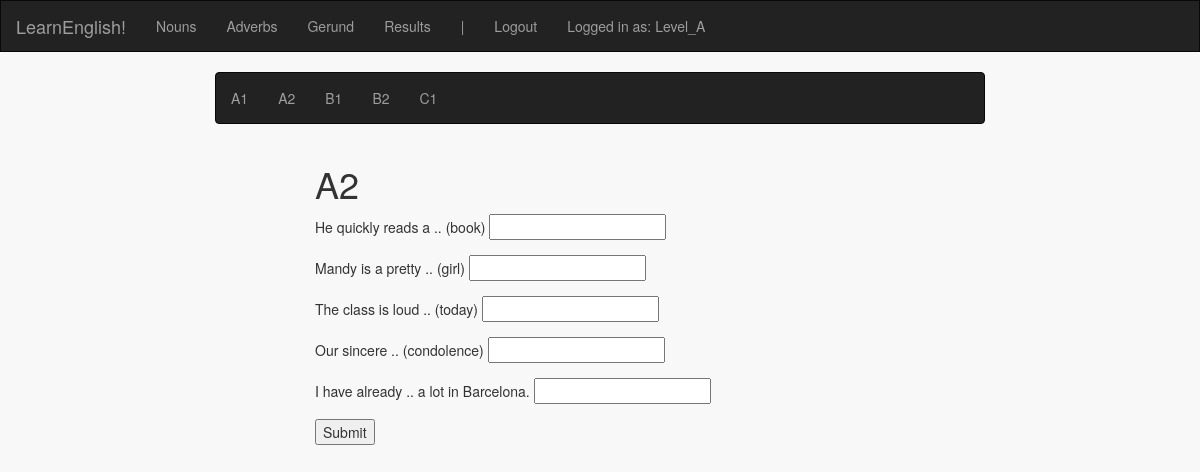
The app's page /nouns/A2 (signed in), older data.
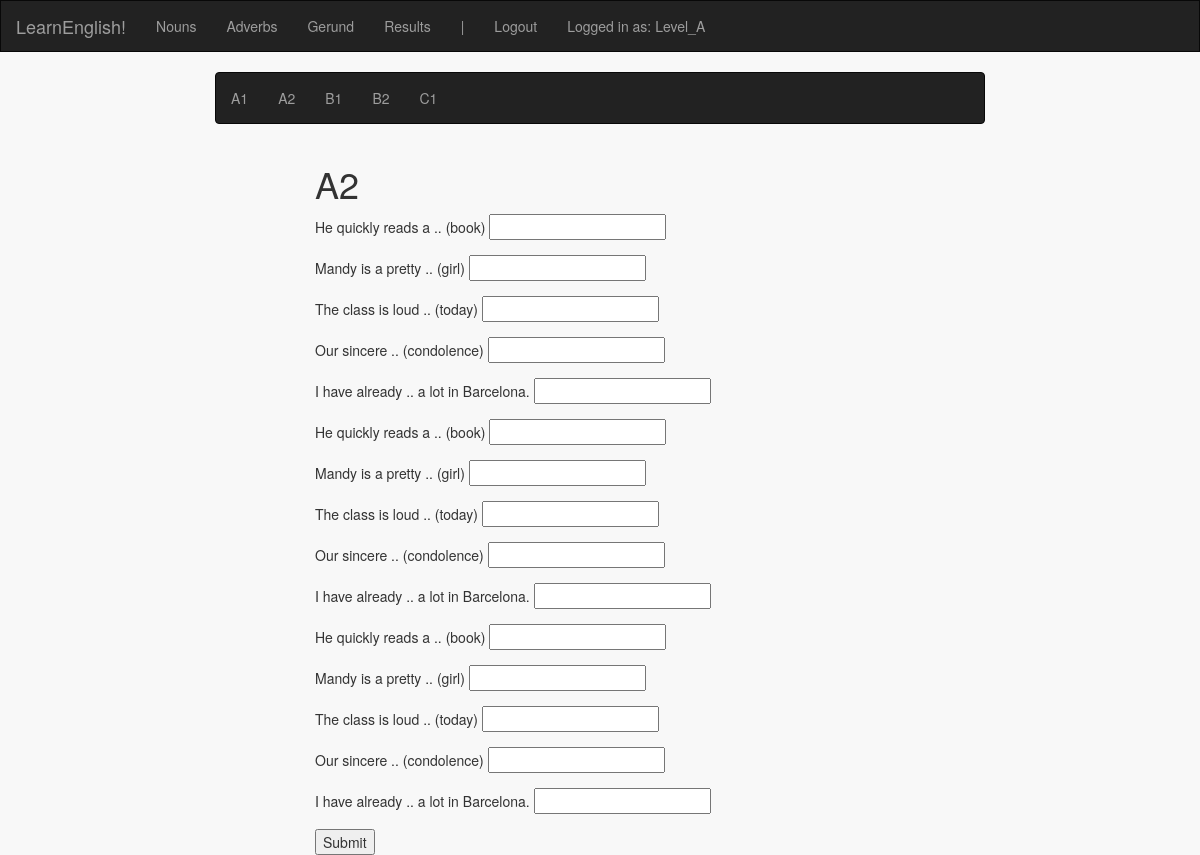
The same page, newer data.
### english_exercises/models.py (models this page shows, shortened)
class OpenQuestion(db.Model):
    id = db.Column(db.Integer, primary_key=True)
    question = db.Column(db.String(80))
    answer = db.Column(db.String(80))
    category = db.Column(db.String(80))
    level = db.Column(db.String(80))

### english_exercises/views.py (the view, shortened to what this page needs)
@app.route("/nouns")
@app.route('/nouns/<level>', methods=['GET', 'POST'])
@login_required
def nouns(level=None):
    if level == None:
        return render_template('nouns/nouns.html')
    else:
        if request.method == 'GET':
            if allowed_in_level(level, calculate_score(session['username'])):
                questions = OpenQuestion.query.filter_by(category='Nouns').filter_by(level=level).all()
                return render_template('nouns/' + level + '.html', level=level, questions=questions)
            else:
                return render_template('nouns/locked.html')

### english_exercises/level_access.py (called while the page is built, shortened)
def calculate_score(username):
    if get_correct_answers(username) <= 0:
        return 0
    else:
        ratio = get_correct_answers(username) / (get_correct_answers(username) + get_incorrect_answers(username))
        score = get_correct_answers(username) * ratio
        if score < 0:
            return 0
        else:
            return round(score, 2)

def get_correct_answers(user_name):
    return User.query.filter_by(username=user_name).first().amountCorrect

def get_incorrect_answers(user_name):
    return User.query.filter_by(username=user_name).first().amountIncorrect

def allowed_in_level(level, score):
    if 'A' in level:
        return True

### english_exercises/views.py (called while the page is built)
def login_required(f):
    @wraps(f)
    def decorated_function(*args, **kwargs):
        if session.get('logged_in') is None:
            flash("You must be logged in for this feature")
            return redirect(url_for('login', next=request.url))
        return f(*args, **kwargs)
    return decorated_function

### english_exercises/templates/nouns/A2.html
{% extends "nouns/nouns.html" %}
{% block form %}
<div class="col-xs-3"></div>
<div class="col-xs-6 center">
  <h1>{{level}}</h1>
  <form action="/nouns/{{level}}" method="POST">
    {% for q in questions %}
        <div class="form-group form-inline">
                {{ q.question }} <input type="text" name="{{ q.id }}" />
        </div>
    {% endfor %}
    <input type="submit" value="Submit"/>
  </form>
</div>
<div class="col-xs-3"></div>
{% endblock %}

### english_exercises/templates/nouns/nouns.html (shortened to what this page needs)
{% extends 'index.html' %}
{% block body %}
<div class="row">
    <div class="col-xs-2 center"></div>
    <div class="col-xs-8 center">
        <nav class="navbar navbar-inverse">
            <ul class="nav navbar-nav">
                <li><a href="{{ url_for('nouns') }}/A1">A1</a></li>
                <li><a href="{{ url_for('nouns') }}/A2">A2</a></li>
                <li><a href="{{ url_for('nouns') }}/B1">B1</a></li>
                <li><a href="{{ url_for('nouns') }}/B2">B2</a></li>
                <li><a href="{{ url_for('nouns') }}/C1">C1</a></li>
            </ul>
        </nav>
    </div>
    <div class="col-xs-2 center"></div>
</div>
<div class="row">
    {% block form %}
    {% endblock %}
</div>
{% endblock %}

### english_exercises/templates/index.html (shortened to what this page needs)
<!DOCTYPE html>
<html lang="en">
<head>
    <link href="https://maxcdn.bootstrapcdn.com/bootstrap/3.3.7/css/bootstrap.min.css" rel="stylesheet">
    <link rel=stylesheet type=text/css href="{{ url_for('static', filename='style.css') }}">
</head>
<body class="container-fluid">
  <div class="row">
    <nav id="menu" class="navbar navbar-inverse">
        <div class="navbar-header">
          <a class="navbar-brand" href="/">LearnEnglish!</a>
        </div>
        <ul class="nav navbar-nav">
            <li><a href="{{ url_for ('nouns') }}">Nouns</a></li>
            <li><a href="{{ url_for ('adverbs') }}">Adverbs</a></li>
            <li><a href="{{ url_for ('gerund') }}">Gerund</a></li>
            <li><a href="{{ url_for ('results') }}">Results</a></li>
            <li><a>|</a></li>
            {% if not session.logged_in %}
                <li><a href="{{ url_for ('login') }}">Login</a></li>
                <li><a href="{{ url_for ('register') }}">Register</a></li>
            {% else %}
                <li><a href="{{ url_for('logout') }}">Logout</a></li>
            {% endif %}
            {% if session.logged_in %}
                <li><a>Logged in as: {{ session['username'] }}</a></li>
            {% endif %}
        </ul>
    </nav>
  </div>
  <div class="row">
      <div class="col-xs-12 center">
          {% block body %}
          {% endblock %}
      </div>
  </div>
</body>
</html>

### english_exercises/static/style.css (style rules this page uses)
body { background-color: #f8f8f8 }
#menu { border-radius: 0px; }

Row changes from the older to the newer data that the page shows:
added OpenQuestion: question "He quickly reads a .. (book)"
added OpenQuestion: question "Mandy is a pretty .. (girl)"
added OpenQuestion: question "The class is loud .. (today)"
added OpenQuestion: question "Our sincere .. (condolence)"
added OpenQuestion: question "I have already .. a lot in Barcelona."
added OpenQuestion: question "He quickly reads a .. (book)"
added OpenQuestion: question "Mandy is a pretty .. (girl)"
added OpenQuestion: question "The class is loud .. (today)"
added OpenQuestion: question "Our sincere .. (condolence)"
added OpenQuestion: question "I have already .. a lot in Barcelona."
